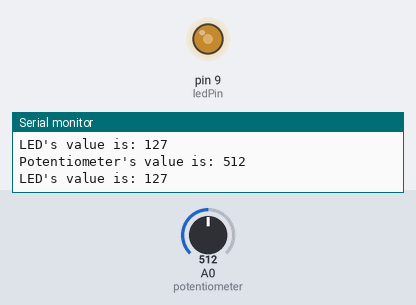
The sketch below on a simulated Arduino Uno, built with avr-gcc and run on an emulated ATmega328P. Shown: output pins drawn as LEDs (lit = HIGH), the last lines printed to the serial monitor. Inputs (shaded band) come from the test bench; at power-on: A0 (potentiometer) = 512.

Above: at 1.2 s.
1.3 s: A0 (potentiometer) set to 716
At 2.5 s:
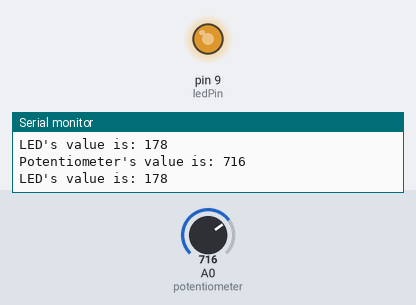
2.8 s: A0 (potentiometer) set to 900
At 4.0 s:
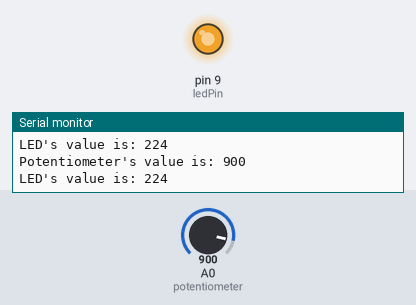
4.3 s: A0 (potentiometer) set to 416
At 5.7 s:
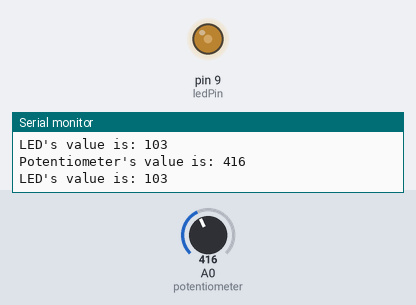
7.3 s: A0 (potentiometer) set to 385
At 7.7 s:
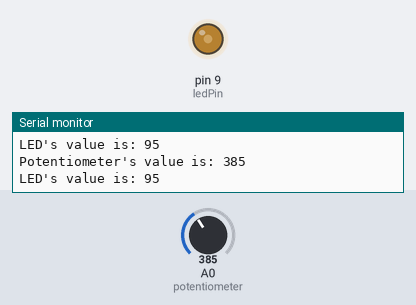
10.3 s: A0 (potentiometer) set to 122
At 10.8 s:
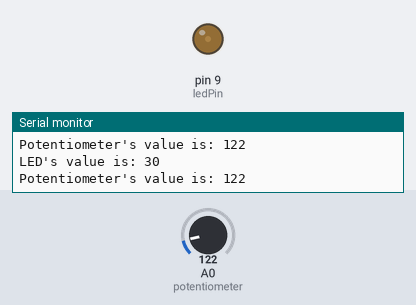
11.8 s: A0 (potentiometer) set to 511
At 12.4 s:
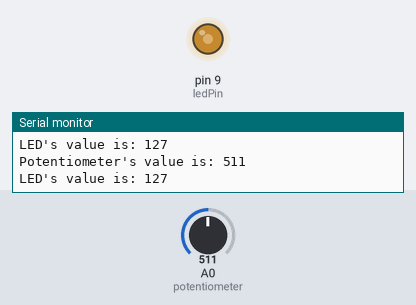
Timing chart, 0 to 14.3 s (numbered marks = the images above; inputs shaded):
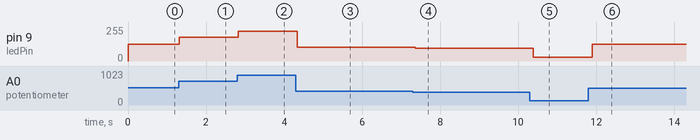

Measured:
- after the input at 1.3 s, pin 9 (ledPin): 127/255 → 178/255 at once
- after the input at 2.8 s, pin 9 (ledPin): 178/255 → 224/255 at once
- after the input at 4.3 s, pin 9 (ledPin): 224/255 → 103/255 at once
- after the input at 7.3 s, pin 9 (ledPin): 103/255 → 95/255 after 0.06 s
- after the input at 10.3 s, pin 9 (ledPin): 95/255 → 30/255 after 0.09 s
- after the input at 11.8 s, pin 9 (ledPin): 30/255 → 127/255 after 0.10 s

The sketch:

11__pot2.ino
```cpp
const int ledPin = 9;
const int potentiometer = A0;

void setup() {
  pinMode(ledPin, OUTPUT);
  pinMode(potentiometer, INPUT);
  Serial.begin(9600);
}

void loop() {
  int pot_value = analogRead(potentiometer);
  Serial.print("Potentiometer's value is: ");
  Serial.println(pot_value);
  int led_value = map(pot_value, 0, 1023, 0, 255);  //Map value 0-1023 to 0-255 (PWM)
  analogWrite(ledPin, led_value);
  Serial.print("LED's value is: ");
  Serial.println(led_value);
  delay(100);
}
```
